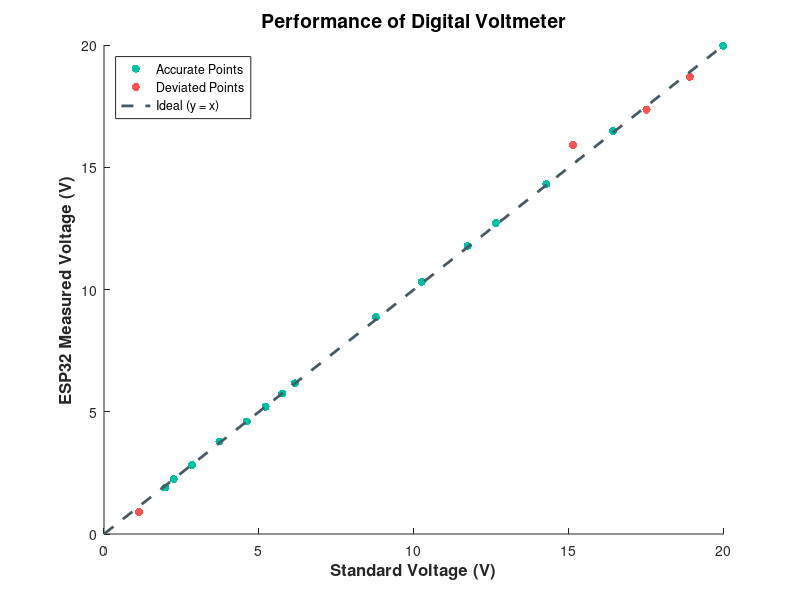

Recreate this plot in MATLAB. (Note: this script raises an error after producing the figure.)
clc;
clear;
close all;

% -----------------------------
% Data (Standard vs ESP)
% -----------------------------
ESP = [0.9 1.9 2.24 2.83 3.78 4.6 5.2 5.75 6.16 8.87 ...
       10.31 11.78 12.72 14.31 15.91 16.49 17.35 18.7 19.97];

Volt = [1.13 1.97 2.25 2.84 3.72 4.61 5.21 5.75 6.16 8.77 ...
        10.25 11.73 12.64 14.27 15.13 16.42 17.5 18.9 19.97];

% -----------------------------
% Error (distance from ideal)
% -----------------------------
abs_error = abs(ESP - Volt);
threshold = 0.1;

good_idx = abs_error <= threshold;
bad_idx  = abs_error > threshold;

% -----------------------------
% Colors (RGB from HEX)
% -----------------------------
green = [0/255, 191/255, 165/255];     % #00BFA5
coral = [255/255, 82/255, 82/255];     % #FF5252
gray  = [69/255, 90/255, 100/255];     % #455A64
bg    = [245/255, 247/255, 250/255];   % #F5F7FA

% -----------------------------
% Plot
% -----------------------------
figure;
set(gcf, 'Color', bg);   % background color
hold on;

% Accurate points (green)
scatter(Volt(good_idx), ESP(good_idx), 35, green, 'filled');

% Deviated points (coral)
scatter(Volt(bad_idx), ESP(bad_idx), 35, coral, 'filled');

% Ideal line
plot([0 20], [0 20], '--', 'Color', gray, 'LineWidth', 2);

% Labels & title
xlabel('Standard Voltage (V)', 'FontSize', 12, 'FontWeight', 'bold');
ylabel('ESP32 Measured Voltage (V)', 'FontSize', 12, 'FontWeight', 'bold');
title('Performance of Digital Voltmeter', 'FontSize', 14, 'FontWeight', 'bold');

% Legend
legend('Accurate Points', 'Deviated Points', 'Ideal (y = x)', ...
       'Location', 'northwest');

% Grid styling
ax = gca;
ax.Color = bg;
ax.GridColor = [0.8 0.8 0.8];
ax.GridAlpha = 0.5;

grid on;
set(gca, 'FontSize', 11, 'LineWidth', 1.2);

xlim([0 21]);
ylim([0 21]);

hold off;
